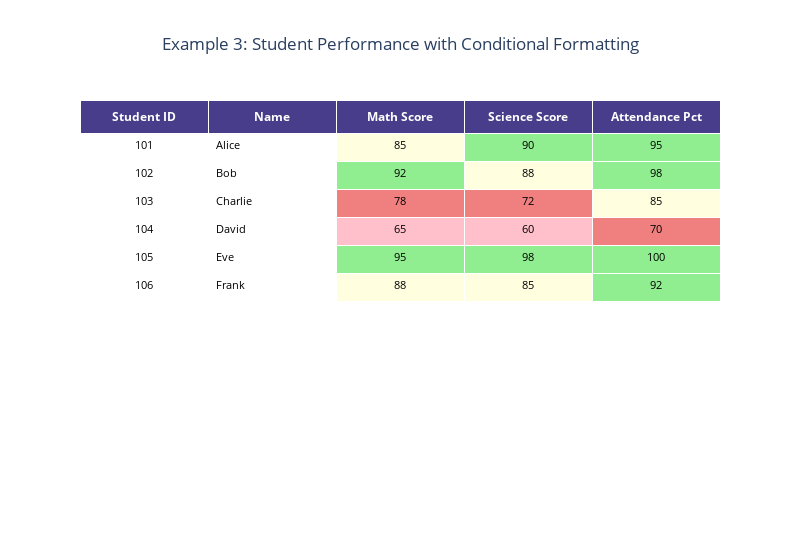

The cell this chart's notebook holds for it:
### Code cell
fig3 = go.Figure(
    data=[
        go.Table(
            header=dict(
                values=[f"<b>{col.replace('_', ' ')}</b>" for col in df_ex3.columns],
                fill_color="darkslateblue",
                align="center",
                font=dict(color="white", size=12),
            ),
            cells=dict(
                values=[df_ex3[col] for col in df_ex3.columns],
                fill_color=[  # Apply conditional colors to specific columns
                    ["white"] * len(df_ex3),  # Student_ID
                    ["white"] * len(df_ex3),  # Name
                    math_score_colors,  # Math_Score
                    science_score_colors,  # Science_Score
                    attendance_colors,  # Attendance_Pct
                ],
                align=["center", "left", "center", "center", "center"],
                font=dict(color="black", size=11),
                height=28,
            ),
        )
    ]
)

fig3.update_layout(
    title_text="Example 3: Student Performance with Conditional Formatting",
    title_x=0.5,
    width=800,
)
fig3.show()

### Figure 1 — Plotly figure (JSON) as saved in the notebook; plotly's stock layout.template omitted (floating-point values rounded to 4 significant figures)
{"data": [{"cells": {"align": ["center", "left", "center", "center", "center"], "fill": {"color": [["white", "white", "white", "white", "white", "white"], ["white", "white", "white", "white", "white", "white"], ["lightyellow", "lightgreen", "lightcoral", "pink", "lightgreen", "lightyellow"], ["lightgreen", "lightyellow", "lightcoral", "pink", "lightgreen", "lightyellow"], ["lightgreen", "lightgreen", "lightyellow", "lightcoral", "lightgreen", "lightgreen"]]}, "font": {"color": "black", "size": 11}, "height": 28, "values": [[101, 102, 103, 104, 105, 106], ["Alice", "Bob", "Charlie", "David", "Eve", "Frank"], [85, 92, 78, 65, 95, 88], [90, 88, 72, 60, 98, 85], [95, 98, 85, 70, 100, 92]]}, "header": {"align": "center", "fill": {"color": "darkslateblue"}, "font": {"color": "white", "size": 12}, "values": ["<b>Student ID</b>", "<b>Name</b>", "<b>Math Score</b>", "<b>Science Score</b>", "<b>Attendance Pct</b>"]}, "type": "table"}], "layout": {"title": {"text": "Example 3: Student Performance with Conditional Formatting", "x": 0.5}, "width": 800}}
